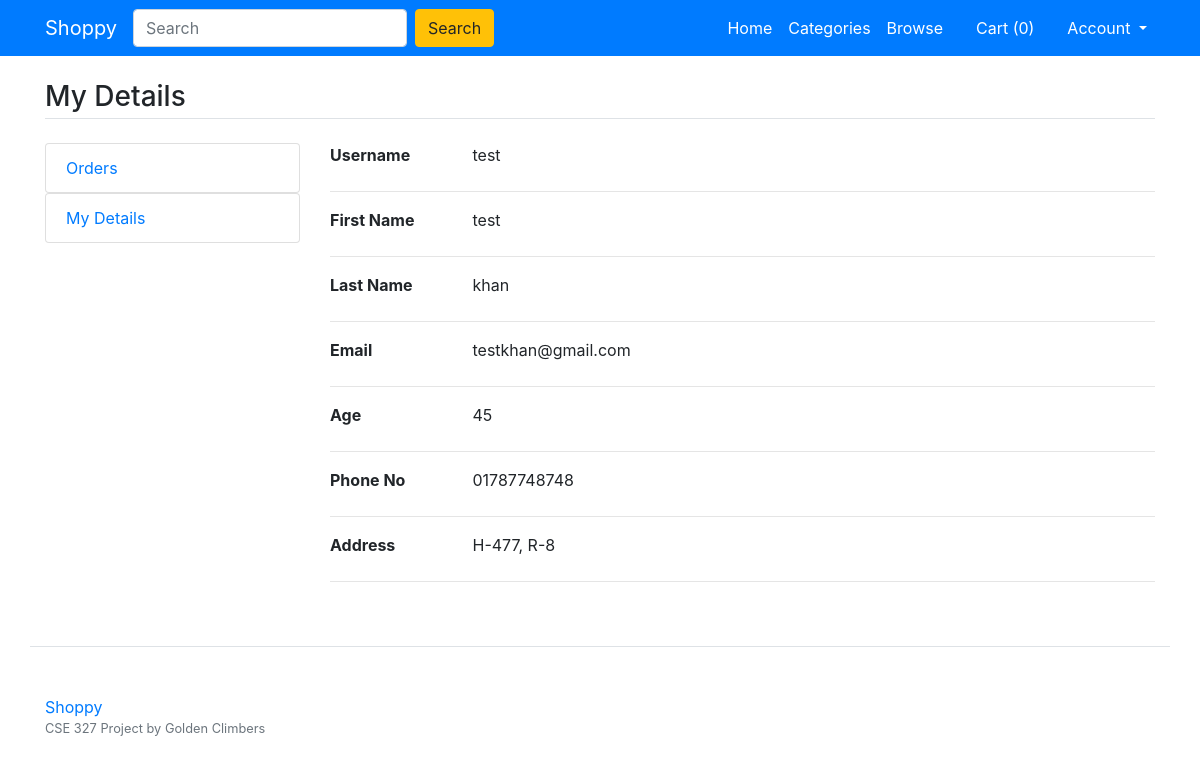
Page /userdetails (signed in) on the committed database.
### main/models.py (models this page shows)
class UserData(models.Model):
  user=models.ForeignKey(User, on_delete=models.CASCADE)
  age=models.IntegerField()
  phoneno=models.CharField(max_length=15)
  address=models.CharField(max_length=1000)
  class Meta:
    verbose_name_plural='User Data'

### main/views.py (the view)
# urls.py: path('userdetails', views.userdetails, name='userdetails'),
def userdetails(request):
  user=request.user
  userdata=UserData.objects.get(user=request.user)
  return render(request, 'userdetails.html',{'user':user, 'userdata':userdata})

### main/templates/userdetails.html
{% extends 'base.html' %}
{% load static %}
{% block content %}
<main class="container my-4">
	<h3 class="my-4 border-bottom pb-1">My Details</h3>
	<div class="row">
		<div class="col-md-3">
			<div class="list-group">
				<a href="/orders" class="list-group-item">Orders</a>
			</div>
			<div class="list-group">
				<a href="/userdetails" class="list-group-item">My Details</a>
			</div>
		</div>
		<div class="col-md-9">
      <div class="row">
        <div class="col-sm-3 col-md-2 col-5">
            <label style="font-weight:bold;">Username</label>
        </div>
        <div class="col-md-8 col-6">
          {{user.username}}
        </div>
    </div>
    <hr />
    <div class="row">
        <div class="col-sm-3 col-md-2 col-5">
            <label style="font-weight:bold;">First Name</label>
        </div>
        <div class="col-md-8 col-6">
          {{user.first_name}}
        </div>
    </div>
    <hr />
    <div class="row">
        <div class="col-sm-3 col-md-2 col-5">
            <label style="font-weight:bold;">Last Name</label>
        </div>
        <div class="col-md-8 col-6">
          {{user.last_name}}
        </div>
    </div>
    <hr />
    <div class="row">
        <div class="col-sm-3 col-md-2 col-5">
            <label style="font-weight:bold;">Email</label>
        </div>
        <div class="col-md-8 col-6">
          {{user.email}}
        </div>
    </div>
    <hr />
    <div class="row">
        <div class="col-sm-3 col-md-2 col-5">
            <label style="font-weight:bold;">Age</label>
        </div>
        <div class="col-md-8 col-6">
          {{userdata.age}}
        </div>
    </div>
    <hr />
    <div class="row">
        <div class="col-sm-3 col-md-2 col-5">
            <label style="font-weight:bold;">Phone No</label>
        </div>
        <div class="col-md-8 col-6">
          {{userdata.phoneno}}
        </div>
    </div>
    <hr />
    <div class="row">
        <div class="col-sm-3 col-md-2 col-5">
            <label style="font-weight:bold;">Address</label>
        </div>
        <div class="col-md-8 col-6">
          {{userdata.address}}
        </div>
    </div>
    <hr />
		</div>
	</div>
</main>
{% endblock %}

### rows in the picture
UserData: age "45", phoneno "01787748748", address "H-477, R-8"

### other values in the picture
{{ request.session.cartdata | length }} "0"
{{ user.username }} "test"
{{ user.first_name }} "test"
{{ user.last_name }} "khan"
{{ user.email }} "testkhan@gmail.com"
